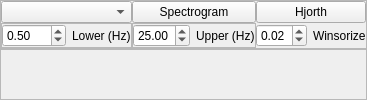
  <widget class="QDockWidget" name="dock_spectrogram">
   <property name="windowTitle">
    <string>(6) Spectrograms</string>
   </property>
   <attribute name="dockWidgetArea">
    <number>4</number>
   </attribute>
   <widget class="QWidget" name="dockWidgetContents">
    <layout class="QVBoxLayout" name="verticalLayout_6" stretch="0,10">
     <property name="spacing">
      <number>0</number>
     </property>
     <property name="leftMargin">
      <number>0</number>
     </property>
     <property name="topMargin">
      <number>0</number>
     </property>
     <property name="rightMargin">
      <number>0</number>
     </property>
     <property name="bottomMargin">
      <number>0</number>
     </property>
     <item>
      <widget class="QFrame" name="frame_3">
       <property name="frameShape">
        <enum>QFrame::Shape::StyledPanel</enum>
       </property>
       <property name="frameShadow">
        <enum>QFrame::Shadow::Raised</enum>
       </property>
       <layout class="QGridLayout" name="gridLayout_2">
        <property name="leftMargin">
         <number>0</number>
        </property>
        <property name="topMargin">
         <number>0</number>
        </property>
        <property name="rightMargin">
         <number>0</number>
        </property>
        <property name="bottomMargin">
         <number>0</number>
        </property>
        <property name="spacing">
         <number>0</number>
        </property>
        <item row="0" column="0">
         <widget class="QComboBox" name="combo_spectrogram"/>
        </item>
        <item row="2" column="3">
         <widget class="QFrame" name="frame_4">
          <layout class="QHBoxLayout" name="horizontalLayout_18">
           <property name="leftMargin">
            <number>0</number>
           </property>
           <property name="topMargin">
            <number>0</number>
           </property>
           <property name="rightMargin">
            <number>0</number>
           </property>
           <property name="bottomMargin">
            <number>0</number>
           </property>
           <item>
            <widget class="QDoubleSpinBox" name="spin_win">
             <property name="maximum">
              <double>0.400000000000000</double>
             </property>
             <property name="singleStep">
              <double>0.010000000000000</double>
             </property>
             <property name="value">
              <double>0.020000000000000</double>
             </property>
            </widget>
           </item>
           <item>
            <widget class="QLabel" name="label_5">
             <property name="text">
              <string>Winsorize</string>
             </property>
            </widget>
           </item>
          </layout>
         </widget>
        </item>
        <item row="2" column="0">
         <widget class="QFrame" name="frame_7">
          <property name="frameShape">
           <enum>QFrame::Shape::StyledPanel</enum>
          </property>
          <property name="frameShadow">
           <enum>QFrame::Shadow::Raised</enum>
          </property>
          <layout class="QHBoxLayout" name="horizontalLayout_16">
           <property name="leftMargin">
            <number>0</number>
           </property>
           <property name="topMargin">
            <number>0</number>
           </property>
           <property name="rightMargin">
            <number>0</number>
           </property>
           <property name="bottomMargin">
            <number>0</number>
           </property>
           <item>
            <widget class="QDoubleSpinBox" name="spin_lwrfrq">
             <property name="maximum">
              <double>100.000000000000000</double>
             </property>
             <property name="singleStep">
              <double>0.500000000000000</double>
             </property>
             <property name="value">
              <double>0.500000000000000</double>
             </property>
            </widget>
           </item>
           <item>
            <widget class="QLabel" name="label_3">
             <property name="text">
              <string>Lower (Hz)</string>
             </property>
            </widget>
           </item>
          </layout>
         </widget>
        </item>
        <item row="0" column="2">
         <widget class="QPushButton" name="butt_spectrogram">
          <property name="text">
           <string>Spectrogram</string>
          </property>
         </widget>
        </item>
        <item row="0" column="3">
         <widget class="QPushButton" name="butt_hjorth">
          <property name="text">
           <string>Hjorth</string>
          </property>
         </widget>
        </item>
        <item row="2" column="2">
         <widget class="QFrame" name="frame_8">
          <property name="frameShape">
           <enum>QFrame::Shape::StyledPanel</enum>
          </property>
          <property name="frameShadow">
           <enum>QFrame::Shadow::Raised</enum>
          </property>
          <layout class="QHBoxLayout" name="horizontalLayout_17">
           <property name="leftMargin">
            <number>0</number>
           </property>
           <property name="topMargin">
            <number>0</number>
           </property>
           <property name="rightMargin">
            <number>0</number>
           </property>
           <property name="bottomMargin">
            <number>0</number>
           </property>
           <item>
            <widget class="QDoubleSpinBox" name="spin_uprfrq">
             <property name="value">
              <double>25.000000000000000</double>
             </property>
            </widget>
           </item>
           <item>
            <widget class="QLabel" name="label_4">
             <property name="text">
              <string>Upper (Hz)</string>
             </property>
            </widget>
           </item>
          </layout>
         </widget>
        </item>
       </layout>
      </widget>
     </item>
     <item>
      <widget class="QFrame" name="host_spectrogram">
       <property name="frameShape">
        <enum>QFrame::Shape::StyledPanel</enum>
       </property>
       <property name="frameShadow">
        <enum>QFrame::Shadow::Raised</enum>
       </property>
      </widget>
     </item>
    </layout>
   </widget>
  </widget>
